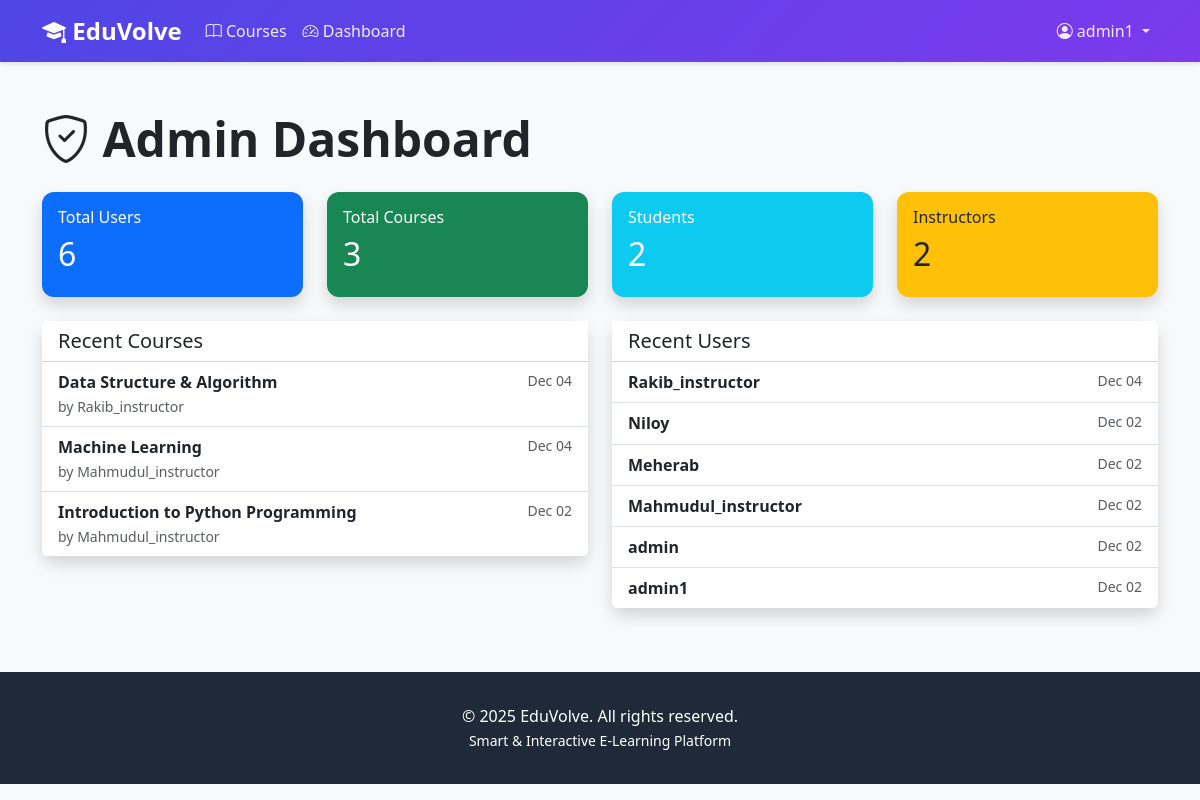
The app's page /courses/dashboard/ (signed in) with its own data.
### accounts/models.py (models this page shows, shortened)
class User(AbstractUser):
    class Role(models.TextChoices):
        ADMIN = 'ADMIN', 'Admin'
        INSTRUCTOR = 'INSTRUCTOR', 'Instructor'
        STUDENT = 'STUDENT', 'Student'
    role = models.CharField(
        max_length=20,
        choices=Role.choices,
        default=Role.STUDENT
    )
    bio = models.TextField(blank=True, null=True)
    profile_picture = models.ImageField(
        upload_to='profiles/',
        blank=True,
        null=True
    )
    phone = models.CharField(max_length=15, blank=True, null=True)
    date_of_birth = models.DateField(blank=True, null=True)
    total_points = models.IntegerField(default=0, validators=[MinValueValidator(0)])
    current_streak = models.IntegerField(default=0, validators=[MinValueValidator(0)])
    longest_streak = models.IntegerField(default=0, validators=[MinValueValidator(0)])
    last_activity_date = models.DateField(blank=True, null=True)
    created_at = models.DateTimeField(auto_now_add=True)
    updated_at = models.DateTimeField(auto_now=True)
    class Meta:
        ordering = ['-date_joined']
    def is_admin(self):
        return self.role == self.Role.ADMIN
    def is_student(self):
        return self.role == self.Role.STUDENT

### courses/models.py (models this page shows, shortened)
class Course(models.Model):
    class Level(models.TextChoices):
        BEGINNER = 'BEGINNER', 'Beginner'
        INTERMEDIATE = 'INTERMEDIATE', 'Intermediate'
        ADVANCED = 'ADVANCED', 'Advanced'
    title = models.CharField(max_length=200)
    description = models.TextField()
    instructor = models.ForeignKey(
        User,
        on_delete=models.CASCADE,
        related_name='courses_taught',
        limit_choices_to={'role': 'INSTRUCTOR'}
    )
    thumbnail = models.ImageField(upload_to='course_thumbnails/', blank=True, null=True)
    level = models.CharField(max_length=20, choices=Level.choices, default=Level.BEGINNER)
    duration_weeks = models.IntegerField(default=4, validators=[MinValueValidator(1)])
    is_published = models.BooleanField(default=False)
    created_at = models.DateTimeField(auto_now_add=True)
    updated_at = models.DateTimeField(auto_now=True)
    class Meta:
        ordering = ['-created_at']

### courses/views.py (the view)
# urls.py: path('dashboard/', views.dashboard, name='dashboard'),
@login_required
def dashboard(request):
    if request.user.is_admin():
        return admin_dashboard(request)
    elif request.user.is_instructor():
        return instructor_dashboard(request)
    else:
        return student_dashboard(request)

### courses/views.py (called while the page is built)
@login_required
def admin_dashboard(request):
    total_users = User.objects.count()
    total_courses = Course.objects.count()
    total_students = User.objects.filter(role='STUDENT').count()
    total_instructors = User.objects.filter(role='INSTRUCTOR').count()
    recent_courses = Course.objects.all()[:5]
    recent_users = User.objects.all()[:10]
    context = {
        'total_users': total_users,
        'total_courses': total_courses,
        'total_students': total_students,
        'total_instructors': total_instructors,
        'recent_courses': recent_courses,
        'recent_users': recent_users,
    }
    return render(request, 'courses/admin_dashboard.html', context)

### templates/courses/admin_dashboard.html (shortened to what this page needs)
{% extends 'base.html' %}
{% block content %}
<div class="container my-5">
    <h1 class="display-5 fw-bold mb-4">
        <i class="bi bi-shield-check"></i> Admin Dashboard
    </h1>
    <div class="row mb-4">
        <div class="col-md-3">
            <div class="card bg-primary text-white shadow">
                <div class="card-body">
                    <h6>Total Users</h6>
                    <h2>{{ total_users }}</h2>
                </div>
            </div>
        </div>
        <div class="col-md-3">
            <div class="card bg-success text-white shadow">
                <div class="card-body">
                    <h6>Total Courses</h6>
                    <h2>{{ total_courses }}</h2>
                </div>
            </div>
        </div>
        <div class="col-md-3">
            <div class="card bg-info text-white shadow">
                <div class="card-body">
                    <h6>Students</h6>
                    <h2>{{ total_students }}</h2>
                </div>
            </div>
        </div>
        <div class="col-md-3">
            <div class="card bg-warning text-dark shadow">
                <div class="card-body">
                    <h6>Instructors</h6>
                    <h2>{{ total_instructors }}</h2>
                </div>
            </div>
        </div>
    </div>
    <div class="row">
        <div class="col-md-6">
            <div class="card shadow">
                <div class="card-header bg-white">
                    <h5 class="mb-0">Recent Courses</h5>
                </div>
                <div class="list-group list-group-flush">
                    {% for course in recent_courses %}
                    <a href="{% url 'courses:course_detail' course.id %}" class="list-group-item list-group-item-action">
                        <div class="d-flex justify-content-between">
                            <strong>{{ course.title }}</strong>
                            <small class="text-muted">{{ course.created_at|date:"M d" }}</small>
                        </div>
                        <small class="text-muted">by {{ course.instructor.username }}</small>
                    </a>
                    {% endfor %}
                </div>
            </div>
        </div>
        <div class="col-md-6">
            <div class="card shadow">
                <div class="card-header bg-white">
                    <h5 class="mb-0">Recent Users</h5>
                </div>
                <div class="list-group list-group-flush">
                    {% for user in recent_users %}
                    <div class="list-group-item">
                        <div class="d-flex justify-content-between">
                            <div>
                                <strong>{{ user.username }}</strong>
                                <span class="badge bg-{{ user.role|lower }}">{{ user.get_role_display }}</span>
                            </div>
                            <small class="text-muted">{{ user.date_joined|date:"M d" }}</small>
                        </div>
                    </div>
                    {% endfor %}
                </div>
            </div>
        </div>
    </div>
</div>
{% endblock %}

### templates/base.html (shortened to what this page needs)
<!DOCTYPE html>
<html lang="en">
<head>
    <link href="https://cdn.jsdelivr.net/npm/bootstrap@5.3.0/dist/css/bootstrap.min.css" rel="stylesheet">
    <link rel="stylesheet" href="https://cdn.jsdelivr.net/npm/bootstrap-icons@1.10.0/font/bootstrap-icons.css">
</head>
<body>
    <nav class="navbar navbar-expand-lg navbar-dark">
        <div class="container">
            <a class="navbar-brand" href="{% url 'home' %}">
                <i class="bi bi-mortarboard-fill"></i> EduVolve
            </a>
            <div class="collapse navbar-collapse" id="navbarNav">
                <ul class="navbar-nav me-auto">
                    <li class="nav-item">
                        <a class="nav-link" href="{% url 'courses:course_list' %}">
                            <i class="bi bi-book"></i> Courses
                        </a>
                    </li>
                    {% if user.is_authenticated %}
                        <li class="nav-item">
                            <a class="nav-link" href="{% url 'courses:dashboard' %}">
                                <i class="bi bi-speedometer2"></i> Dashboard
                            </a>
                        </li>
                    {% endif %}
                </ul>
                <ul class="navbar-nav">
                    {% if user.is_authenticated %}
                        <li class="nav-item dropdown">
                            <a class="nav-link dropdown-toggle" href="#" id="navbarDropdown" role="button" data-bs-toggle="dropdown">
                                <i class="bi bi-person-circle"></i> {{ user.username }}
                            </a>
                        </li>
                    {% endif %}
                </ul>
            </div>
        </div>
    </nav>
    <main>
        {% block content %}{% endblock %}
    </main>
    <footer class="footer">
        <div class="container text-center">
            <p class="mb-0">&copy; 2025 EduVolve. All rights reserved.</p>
            <p class="mb-0">
                <small>Smart & Interactive E-Learning Platform</small>
            </p>
        </div>
    </footer>
</body>
</html>

### templates/base.html (style rules this page uses)
:root { --primary-color: #4f46e5; --secondary-color: #7c3aed; --success-color: #10b981; --danger-color: #ef4444; --warning-color: #f59e0b; }
body { font-family: 'Segoe UI', Tahoma, Geneva, Verdana, sans-serif; background-color: #f8f9fa; }
.navbar { background: linear-gradient(135deg, var(--primary-color), var(--secondary-color)); box-shadow: 0 2px 4px rgba(0,0,0,0.1); position: relative; z-index: 1030; }
.navbar-brand { font-size: 1.5rem; font-weight: bold; color: white !important; }
.nav-link { color: rgba(255,255,255,0.9) !important; transition: color 0.3s; }
.card { border: none; border-radius: 12px; box-shadow: 0 2px 8px rgba(0,0,0,0.1); transition: transform 0.3s, box-shadow 0.3s; }
.footer { background-color: #1f2937; color: white; padding: 2rem 0; margin-top: 4rem; }

### records on screen
User: username "admin1", date_joined "Dec 02"
Course: title "Data Structure & Algorithm", created_at "Dec 04", instructor.username "Rakib_instructor"
Course: title "Machine Learning", created_at "Dec 04", instructor.username "Mahmudul_instructor"
Course: title "Introduction to Python Programming", created_at "Dec 02", instructor.username "Mahmudul_instructor"
User: username "Rakib_instructor", date_joined "Dec 04"
User: username "Niloy", date_joined "Dec 02"
User: username "Meherab", date_joined "Dec 02"
User: username "Mahmudul_instructor", date_joined "Dec 02"
User: username "admin", date_joined "Dec 02"

### other values on screen
{{ total_users }} "6"
{{ total_courses }} "3"
{{ total_students }} "2"
{{ total_instructors }} "2"
